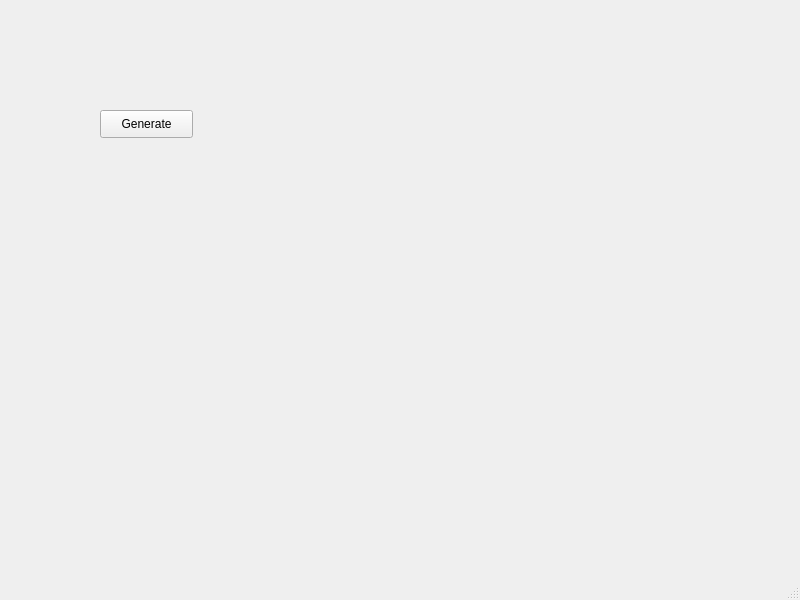
<?xml version="1.0" encoding="UTF-8"?>
<ui version="4.0">
 <class>MainWindow</class>
 <widget class="QMainWindow" name="MainWindow">
  <property name="geometry">
   <rect>
    <x>0</x>
    <y>0</y>
    <width>800</width>
    <height>600</height>
   </rect>
  </property>
  <property name="windowTitle">
   <string>MainWindow</string>
  </property>
  <widget class="QWidget" name="centralwidget">
   <widget class="QPushButton" name="pushButton">
    <property name="geometry">
     <rect>
      <x>100</x>
      <y>110</y>
      <width>93</width>
      <height>28</height>
     </rect>
    </property>
    <property name="text">
     <string>Generate</string>
    </property>
   </widget>
  </widget>
  <widget class="QMenuBar" name="menubar">
   <property name="geometry">
    <rect>
     <x>0</x>
     <y>0</y>
     <width>800</width>
     <height>26</height>
    </rect>
   </property>
  </widget>
  <widget class="QStatusBar" name="statusbar"/>
 </widget>
 <resources/>
 <connections/>
</ui>
